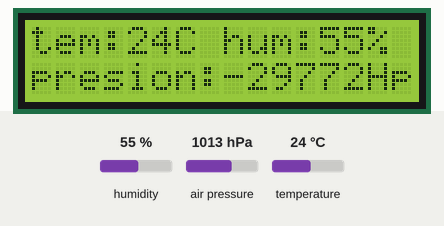
A sketch run on a simulated Arduino Uno, built with avr-gcc and run on an emulated ATmega328P. On the bench: 16×2 character LCD. Inputs (shaded band) come from the test bench; at power-on: temperature 24 °C, air pressure 1013 hPa, humidity 55 %. What the sketch prints to the serial monitor is not drawn.

Above: at 1.2 s.
1.3 s: temperature set to 12 °C
At 9.2 s:
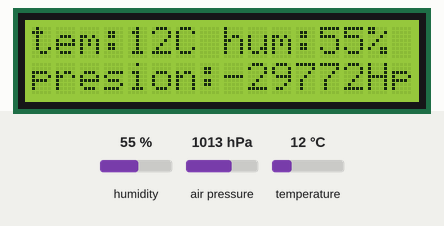
9.6 s: air pressure set to 952 hPa
At 16.5 s:
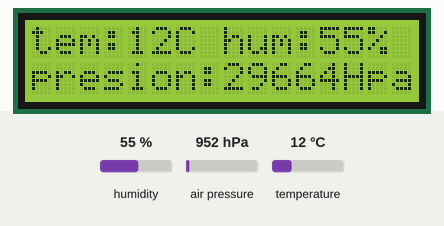
17.6 s: humidity set to 22 %
At 24.9 s:
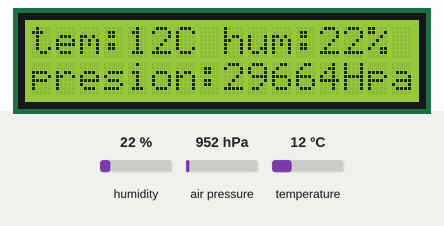
25.6 s: air pressure set to 975 hPa
At 33.3 s:
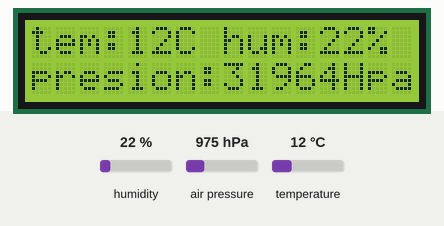
33.7 s: temperature set to 19 °C
At 40.6 s:
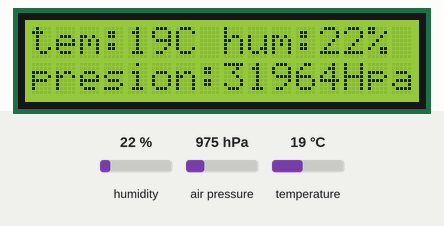
41.7 s: air pressure set to 1000 hPa
At 49.1 s:
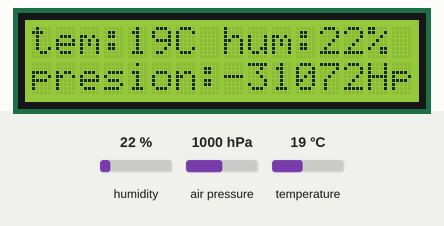
Timing chart, 0 to 50.6 s (numbered marks = the images above; inputs shaded):
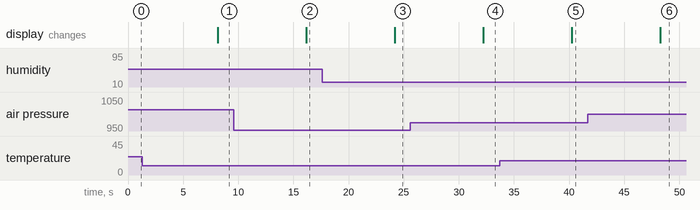

Measured:
- after the input at 1.3 s, the display: changes after 6.8 s (image 1)
- after the input at 9.6 s, the display: changes after 6.6 s (image 2)
- after the input at 17.6 s, the display: changes after 6.6 s (image 3)
- after the input at 25.6 s, the display: changes after 6.6 s (image 4)
- after the input at 33.7 s, the display: changes after 6.6 s (image 5)
- after the input at 41.7 s, the display: changes after 6.6 s (image 6)

The sketch:

proyecto_AC.ino
```cpp
#include <Wire.h>
#include <SPI.h>
#include <Adafruit_Sensor.h>
#include <Adafruit_BMP280.h>
#include <DHT.h>
#include <LiquidCrystal.h>
//#include <Servo.h>


#define DHTPIN 6 //Defiene el pin al que se conectará el sensor
#define DHTTYPE DHT11 //Seleciona el tipo de sensor


int RS = 12;
int E = 11;
int d4 = 5;
int d5 = 4;
int d6 = 3;
int d7 = 2;

//Servo servo1; // definir Servo
Adafruit_BMP280 bmp; // definir sensor barometrico i2c
DHT dht(DHTPIN, DHTTYPE);//definir tipo de sensor dht
LiquidCrystal lcd( RS, E, d4, d5, d6, d7); //configurar pantalla lcd


void setup() {

  Serial.begin(9600);
  dht.begin();
  lcd.begin(16,2);
  //servo1.attach(9);
  pinMode(2,OUTPUT);

   if (!bmp.begin()) {
    Serial.println(F("no encontro el bmp280"));
    while (1);
  }


}

void loop() {
  digitalWrite(7,HIGH);
  int hum_dht = dht.readHumidity();
  int temp_dht = dht.readTemperature();
  int pres_bmp = bmp.readPressure();

  if (isnan(hum_dht)||isnan(temp_dht))
   {
        Serial.print("error en el sensor DHT11");
        return;
    }
  Serial.print(temp_dht);
  lcd.clear();
  lcd.setCursor(0, 0);
  lcd.print("tem:");
  lcd.print(temp_dht);
  lcd.print("C ");
  lcd.setCursor(8, 0);
  lcd.print("hum:");
  lcd.print(hum_dht);
  lcd.print("%");
  lcd.setCursor(0, 1);
  lcd.print("presion:");
  lcd.print(pres_bmp);
  lcd.print("Hpa");

  delay(8000);

  if(temp_dht > 20 && hum_dht < 70 && pres_bmp > 27500 ){
    //   digitalWrite(7,HIGH);
  //    servo1.write(90);
    }
       else{
         //   digitalWrite(7,LOW);
      //      servo1.write(0);
        }


}
```
